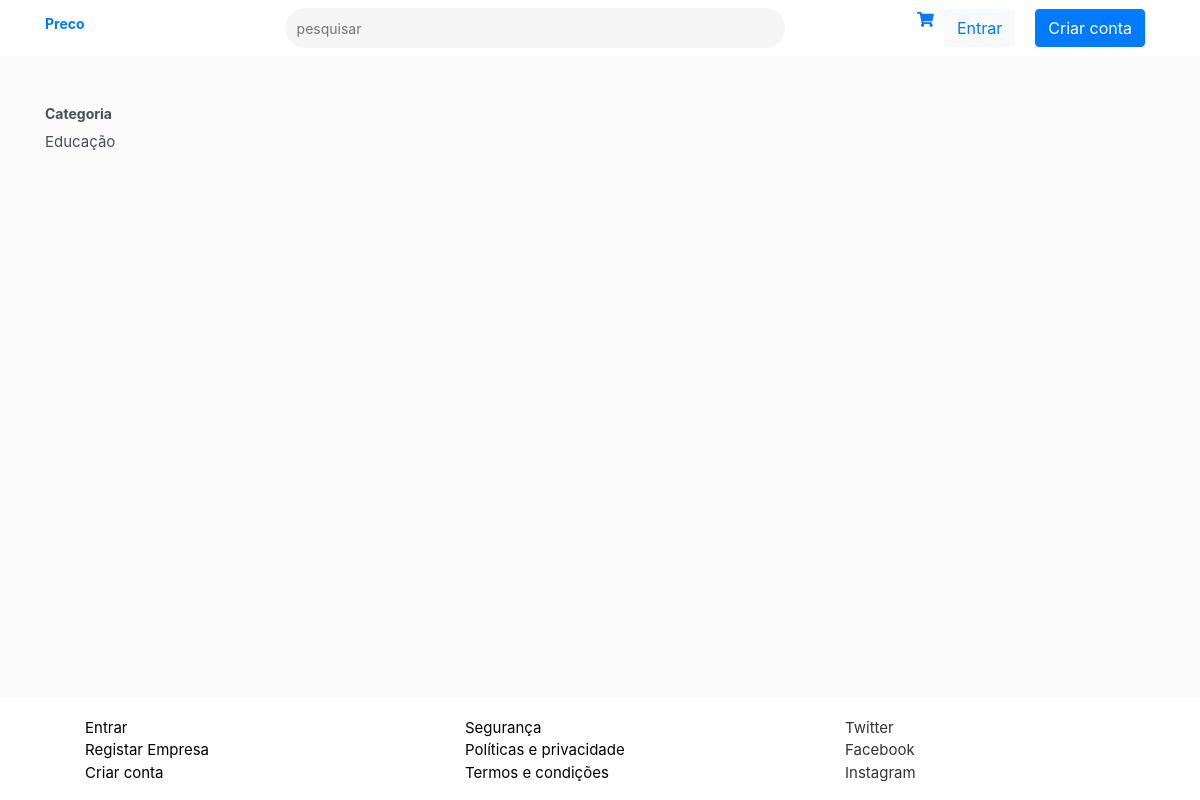
Page /products/2 on the earlier database version.
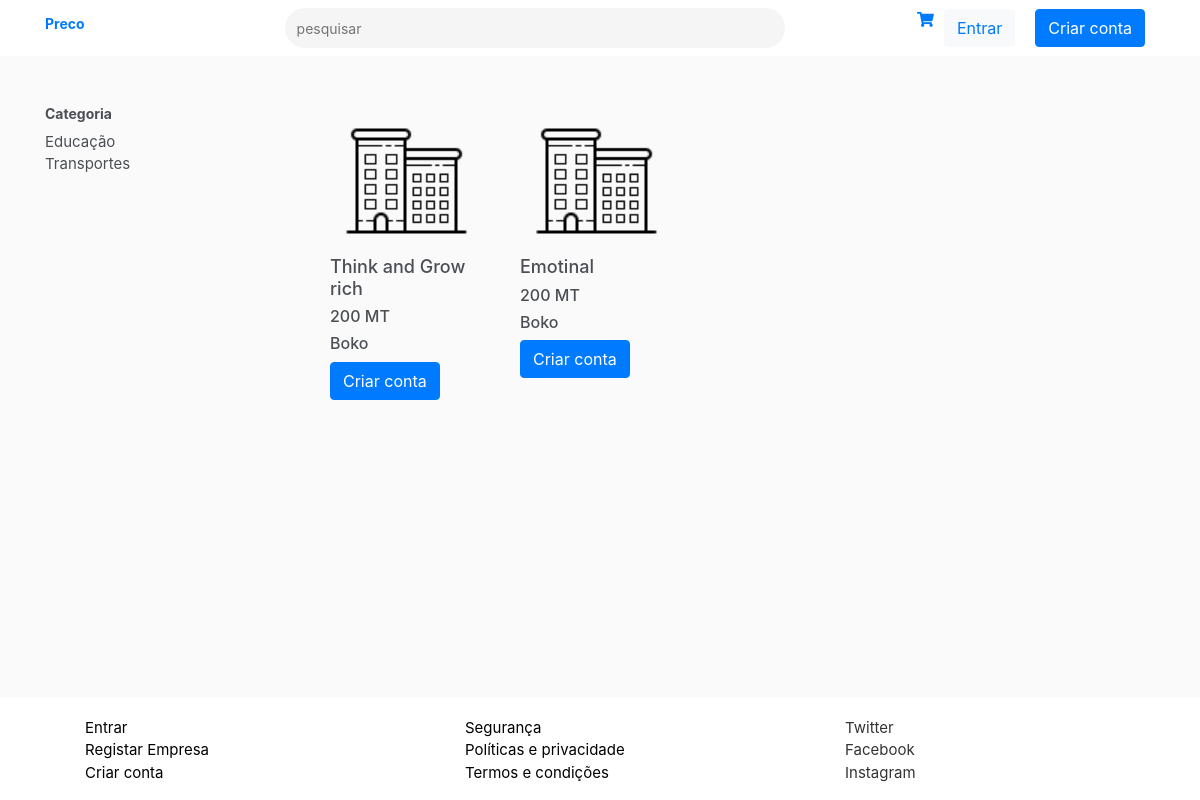
Same page on the later database version.
### account/models.py (models this page shows, shortened)
class Category(models.Model):
    name = models.CharField(max_length=30, blank=True)
    type = models.ForeignKey(Type, on_delete=models.CASCADE)

class Company(models.Model):
    user = models.OneToOneField(settings.AUTH_USER_MODEL, on_delete=models.CASCADE)
    commercial_name = models.CharField(max_length=30, blank=False, unique=False)
    company_logo = models.ImageField(upload_to='company_logo/', default='company_logo/default.jpg')
    address = models.CharField(max_length=30, blank=True)
    categories = models.ForeignKey(Category, on_delete=models.CASCADE, blank=True, unique=False, default=1)
    created_date = models.DateTimeField(default=timezone.now)
    uploaded_at = models.DateTimeField(blank=True, null=True)

### dashboard/models.py (models this page shows, shortened)
class Product(models.Model):
    name = models.CharField(max_length=30, blank=True)
    categories = models.ForeignKey(Category, on_delete=models.CASCADE)
    price = models.IntegerField()
    description = models.TextField(max_length=30, blank=True)
    company = models.ForeignKey(Company, on_delete=models.CASCADE)
    discount = models.CharField(max_length=30, blank=True)
    referral = models.CharField(max_length=30, blank=True)
    type = models.ForeignKey(TypeDiscount, on_delete=models.CASCADE)
    total_number = models.IntegerField(blank=True)
    number = models.IntegerField(blank=True)

### price/views.py (the view)
# urls.py: path("products/<int:id>", views.products, name="products"),
def products(request, id):
    categories = Category.objects.filter(type_id=1)
    products = Product.objects.filter(company_id=id)
    return render(request, 'products.html', {'products': products, 'categories': categories})

### price/templates/products.html (shortened to what this page needs)
{% extends "price/layout/base.html" %}
{% load staticfiles %}
{% load staticfiles %}
{% block styles %}
<link rel="stylesheet" href="{% static 'stylesheet/main.css' %}">
<link rel="stylesheet" href="https://use.fontawesome.com/releases/v5.7.2/css/all.css">
{% endblock %}
{% block content %}
<main>
    {% include "price/layout/navegation.html" %}
    <div class="container">
        <div class="row">
            <div class="col-md-3">
                <aside>
                    <nav>
                        <h1 class="category">Categoria</h1>
                           <ul>
                            {% for category in categories %}
                                 <li>{{ category.name|capfirst  }}</li>
                            {% endfor  %}
                        </ul>
                    </nav>
                </aside>
            </div>
            <div class="col-md-8">
                <div class="row">
                    {% for product in products %}
                    <div class="col-md-3">
                        <div class="products">
                            <img src="{{ product.company.company_logo.url }}" alt="{{ company.commercial_name }} logo ">
                            <h2>{{ product.name }}</h2>
                            <h3>{{ product.price }} MT</h3>
                            <h3>{{ product.company.commercial_name }}</h3>
                            {% if request.user.is_authenticated %}
                            <a href="{% url 'add_to_cart' product.id   %}">
                                <button type="button" class="btn btn-primary add">Adicionar ao carinho</button>
                            </a>
                            {% else %}
                                            <button  class="btn btn-primary siginupButton" ><a href=" {% url 'signup' %}" title="" class="create-account" >Criar conta</a></button>
                            {% endif %}
                        </div>
                    </div>
                    {% endfor %}
                </div>
            </div>
        </div>
    </div>
</main>
{% include "price/layout/footer.html" %}
{% endblock %}

### price/templates/price/layout/base.html (shortened to what this page needs)
{% load staticfiles %}
<!DOCTYPE html>
<html lang="en">
<head>
    <link rel="stylesheet" href="https://use.fontawesome.com/releases/v5.7.2/css/all.css">
    <link rel="stylesheet" href="{% static 'stylesheet/price/main.css' %}">
    <link rel="stylesheet" href="https://stackpath.bootstrapcdn.com/font-awesome/4.7.0/css/font-awesome.min.css">
    <link rel="stylesheet" href="https://maxcdn.bootstrapcdn.com/bootstrap/4.0.0/css/bootstrap.min.css">
    <link rel="stylesheet" href="{% static 'stylesheet/main.css' %}">
    {% block styles %}
    {% endblock %}
</head>
    <body>
        {% block  content %}
        {%  endblock%}
    </body>
</html>

### price/templates/price/layout/navegation.html (shortened to what this page needs)
{% load staticfiles %}
<nav class="navbar navbar-expand-lg navbar-light bg-light" >
    <div class="container">
        <a href=""><h1><a href="{% url 'index' %}">Preco</a></h1></a>
    <div class="collapse navbar-collapse" id="navbarSupportedContent">
        <div class="navbar-nav mr-auto">
            <input type="search" placeholder="pesquisar" style="color: #fff">
        </div>
         {% if user.is_authenticated %}
        <ul class="navbar-nav">
            <li class="shop-cart"><a href="{% url 'order-summary' %}"><i class="fas fa-shopping-cart"></i>
                    {% if order.product %}
                    <span class="cart-number-order" >
                         {{ order.product.all.count }}
                        </span>
                    {% endif %}
            </a></li>
            <div class="dropdown">
  <li class=" dropdown-toggle user"id="dropdownMenuButton" data-toggle="dropdown" aria-haspopup="true" aria-expanded="false">
      <i class="fas fa-user"></i>
  </li>
      <div class="dropdown-menu" aria-labelledby="dropdownMenuButton">
        <a class="dropdown-item" href="{%  url 'logout' %}">Logout</a>
      </div>
    </div>
        </ul>
          {% else %}
                        <ul class="navbar-nav">
            <li ><a href="{% url 'order-summary' %}"><i class="fas fa-shopping-cart"></i>
            </a></li>
            <button  class="btn btn-light siginupButton" style="color: #3949ab;"><a href=" {% url 'signin' %}" title="" >Entrar</a></button>
            <button  class="btn btn-primary siginupButton" ><a href=" {% url 'signup' %}" title="" class="create-account" >Criar conta</a></button>
        </ul>
                {% endif %}
    </div>
    </div>
</nav>

### price/templates/price/layout/footer.html
<footer>
    <div class="container">
        <div class="row">
            <div class="col-md-4">
                <ul>
                    <li><a href=" {% url 'signin' %}" title="" >Entrar</a></li>
                    <li><a href=" {% url 'company' %}" title="" >Registar Empresa</a></li>
                    <li><a href=" {% url 'signup' %}" title="" >Criar conta</a></li>
                </ul>
            </div>
            <div class="col-md-4">
                <ul>
                    <li><a href=" {% url 'security' %}" title="" >Segurança</a></li>
                    <li><a href=" {% url 'policies' %}" title="" >Políticas e privacidade</a></li>
                    <li><a href=" {% url 'terms' %}" title="" >Termos e condições</a></li>
                </ul>
            </div>
            <div class="col-md-4">
                    <ul>
                            <li> Twitter</a></li>
                            <li>Facebook</a></li>
                            <li>Instagram</a></li>
                    </ul>
            </div>
        </div>
    </div>
</footer>

### price/static/stylesheet/main.css (style rules this page uses)
body { background-color:#fafafb; color:#4b4f54!important; font-size:15px!important; }
html, body { height:100%; margin:0; }
body { display:flex; flex-direction:column; }
.navbar { background-color: white !important; }
nav h1 { font-size: 14px; font-weight: bold; }
nav ul { list-style: none; padding:0; margin: 0; }
.products img { height: 150px; -webkit-filter: grayscale(100%); filter: gray; filter: grayscale(100%); }
.products h2 { font-size: 18px; }
.products h3 { font-size: 16px; }
.create-account { color: white !important; }
nav { margin-bottom: 50px; }
input[type="search"] { display: block; margin: 0 auto; margin-left: 200px; height: 40px; padding: 6px 12px; border: none; border-radius: 28px; background: whitesmoke; font-size: 14px; width: 500px; color: black; }
.navbar button { margin: 0 10px; }
footer { margin-top:auto; width: 100%; background-color: white; color:#333; }
footer ul { margin-top: 20px; list-style: none; }
footer a { color: black; }

Differences in the rows shown:
added Category: name "Transportes"
added Product: company.company_logo (placeholder picture), name "Think and Grow rich", price "200", company.commercial_name "Boko"
added Product: company.company_logo (placeholder picture), name "Emotinal", price "200", company.commercial_name "Boko"
